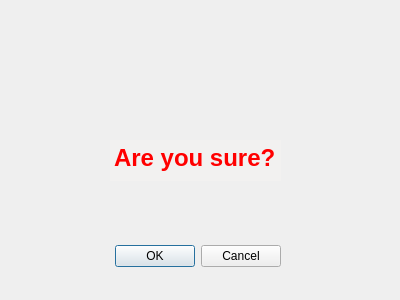
<?xml version="1.0" encoding="UTF-8"?>
<ui version="4.0">
 <class>DoubleChecking</class>
 <widget class="QDialog" name="DoubleChecking">
  <property name="geometry">
   <rect>
    <x>0</x>
    <y>0</y>
    <width>400</width>
    <height>300</height>
   </rect>
  </property>
  <property name="windowTitle">
   <string>Double checking panel</string>
  </property>
  <widget class="QDialogButtonBox" name="buttonBox">
   <property name="geometry">
    <rect>
     <x>100</x>
     <y>240</y>
     <width>181</width>
     <height>32</height>
    </rect>
   </property>
   <property name="orientation">
    <enum>Qt::Horizontal</enum>
   </property>
   <property name="standardButtons">
    <set>QDialogButtonBox::Cancel|QDialogButtonBox::Ok</set>
   </property>
  </widget>
  <widget class="QTextEdit" name="textEditDoubleChecking">
   <property name="geometry">
    <rect>
     <x>110</x>
     <y>140</y>
     <width>171</width>
     <height>41</height>
    </rect>
   </property>
   <property name="palette">
    <palette>
     <active>
      <colorrole role="Base">
       <brush brushstyle="SolidPattern">
        <color alpha="255">
         <red>242</red>
         <green>241</green>
         <blue>240</blue>
        </color>
       </brush>
      </colorrole>
     </active>
     <inactive>
      <colorrole role="Base">
       <brush brushstyle="SolidPattern">
        <color alpha="255">
         <red>242</red>
         <green>241</green>
         <blue>240</blue>
        </color>
       </brush>
      </colorrole>
     </inactive>
     <disabled>
      <colorrole role="Base">
       <brush brushstyle="SolidPattern">
        <color alpha="255">
         <red>255</red>
         <green>255</green>
         <blue>255</blue>
        </color>
       </brush>
      </colorrole>
     </disabled>
    </palette>
   </property>
   <property name="frameShape">
    <enum>QFrame::NoFrame</enum>
   </property>
   <property name="html">
    <string>&lt;!DOCTYPE HTML PUBLIC &quot;-//W3C//DTD HTML 4.0//EN&quot; &quot;http://www.w3.org/TR/REC-html40/strict.dtd&quot;&gt;
&lt;html&gt;&lt;head&gt;&lt;meta name=&quot;qrichtext&quot; content=&quot;1&quot; /&gt;&lt;style type=&quot;text/css&quot;&gt;
p, li { white-space: pre-wrap; }
&lt;/style&gt;&lt;/head&gt;&lt;body style=&quot; font-family:'Ubuntu'; font-size:11pt; font-weight:400; font-style:normal;&quot;&gt;
&lt;p style=&quot; margin-top:0px; margin-bottom:0px; margin-left:0px; margin-right:0px; -qt-block-indent:0; text-indent:0px;&quot;&gt;&lt;span style=&quot; font-size:18pt; font-weight:600; color:#ff0000;&quot;&gt;Are you sure?&lt;/span&gt;&lt;/p&gt;&lt;/body&gt;&lt;/html&gt;</string>
   </property>
  </widget>
  <widget class="QLabel" name="label">
   <property name="geometry">
    <rect>
     <x>150</x>
     <y>30</y>
     <width>81</width>
     <height>61</height>
    </rect>
   </property>
   <property name="text">
    <string/>
   </property>
   <property name="pixmap">
    <pixmap resource="Resource.qrc">:/danger-hi.png</pixmap>
   </property>
   <property name="scaledContents">
    <bool>true</bool>
   </property>
  </widget>
 </widget>
 <resources>
  <include location="Resource.qrc"/>
 </resources>
 <connections>
  <connection>
   <sender>buttonBox</sender>
   <signal>accepted()</signal>
   <receiver>DoubleChecking</receiver>
   <slot>accept()</slot>
   <hints>
    <hint type="sourcelabel">
     <x>248</x>
     <y>254</y>
    </hint>
    <hint type="destinationlabel">
     <x>157</x>
     <y>274</y>
    </hint>
   </hints>
  </connection>
  <connection>
   <sender>buttonBox</sender>
   <signal>rejected()</signal>
   <receiver>DoubleChecking</receiver>
   <slot>reject()</slot>
   <hints>
    <hint type="sourcelabel">
     <x>316</x>
     <y>260</y>
    </hint>
    <hint type="destinationlabel">
     <x>286</x>
     <y>274</y>
    </hint>
   </hints>
  </connection>
 </connections>
</ui>
